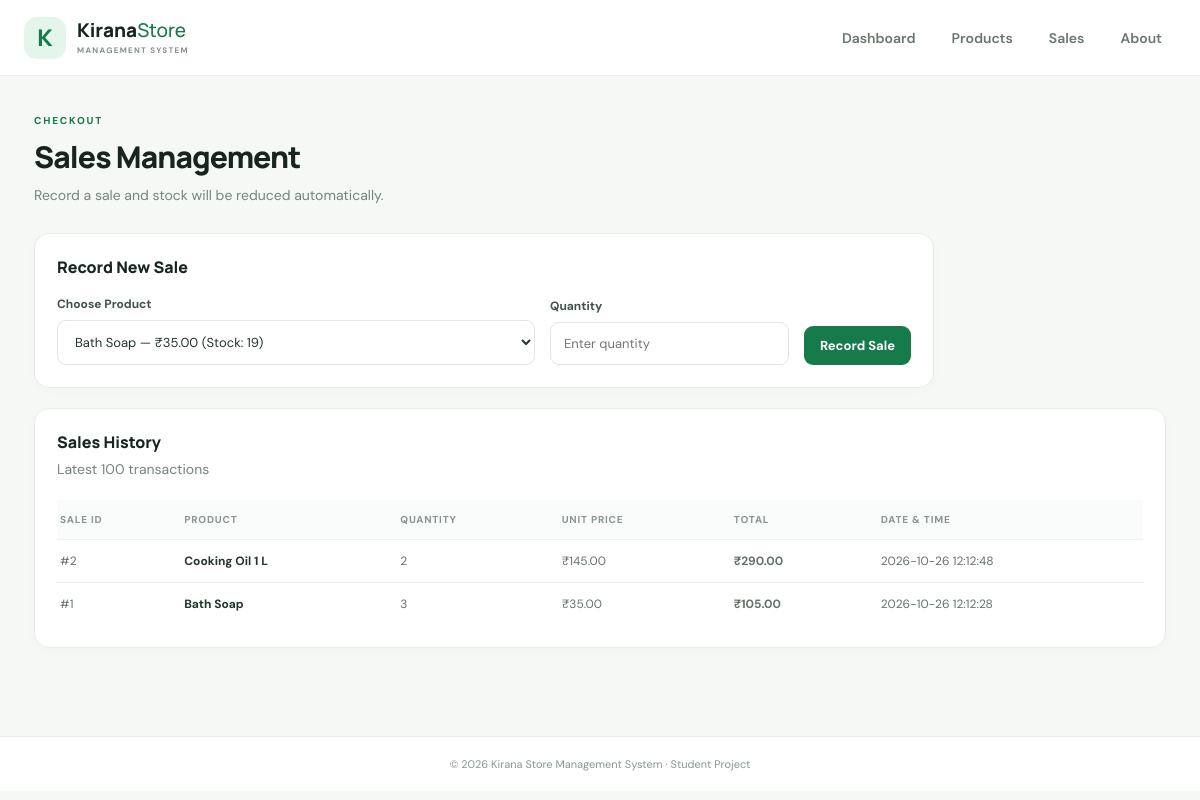
The app's page /sales with its own data.
### tables this page shows
CREATE TABLE sales (
            id INTEGER PRIMARY KEY AUTOINCREMENT,
            product_id INTEGER,
            product_name TEXT NOT NULL,
            quantity INTEGER NOT NULL,
            unit_price REAL NOT NULL,
            total REAL NOT NULL,
            sold_at TEXT NOT NULL DEFAULT CURRENT_TIMESTAMP,
            FOREIGN KEY(product_id) REFERENCES products(id) ON DELETE SET NULL
        );

### app.py (the view, shortened to what this page needs)
@app.route("/sales", methods=["GET", "POST"])
def sales():
    with db() as conn:
        products_list = conn.execute("SELECT * FROM products WHERE quantity > 0 ORDER BY name").fetchall()
        sales_list = conn.execute("SELECT * FROM sales ORDER BY id DESC LIMIT 100").fetchall()
    return render_template("sales.html", products=products_list, sales=sales_list)

### app.py (called while the page is built)
def db():
    conn = sqlite3.connect(DB_PATH)
    conn.row_factory = sqlite3.Row
    conn.execute("PRAGMA foreign_keys = ON")
    return conn

### templates/sales.html (shortened to what this page needs)
{% extends "base.html" %}
{% block content %}
<div class="page-heading"><div><p class="eyebrow">CHECKOUT</p><h1>Sales Management</h1><p class="muted">Record a sale and stock will be reduced automatically.</p></div></div>
<section class="panel sale-form-panel"><h2>Record New Sale</h2><form method="post" class="sale-form">
<label>Choose Product<select name="product_id" required>{% for p in products %}<option value="{{ p.id }}">{{ p.name }} — ₹{{ "%.2f"|format(p.price) }} (Stock: {{ p.quantity }})</option>{% else %}<option value="">No products in stock</option>{% endfor %}</select></label>
<label>Quantity<input name="quantity" type="number" min="1" step="1" required placeholder="Enter quantity"></label><button class="btn primary" type="submit" {% if not products %}disabled{% endif %}>Record Sale</button>
</form></section>
<section class="panel"><div class="panel-heading"><div><h2>Sales History</h2><p class="muted">Latest 100 transactions</p></div></div>
<div class="table-wrap"><table><thead><tr><th>Sale ID</th><th>Product</th><th>Quantity</th><th>Unit Price</th><th>Total</th><th>Date & Time</th></tr></thead><tbody>
{% for s in sales %}<tr><td>#{{ s.id }}</td><td class="product-name">{{ s.product_name }}</td><td>{{ s.quantity }}</td><td>₹{{ "%.2f"|format(s.unit_price) }}</td><td><b>₹{{ "%.2f"|format(s.total) }}</b></td><td>{{ s.sold_at }}</td></tr>{% else %}<tr><td colspan="6" class="empty">No sales have been recorded yet.</td></tr>{% endfor %}
</tbody></table></div></section>
{% endblock %}

### static/style.css (style rules this page uses)
:root { --ink:#17251e;--muted:#77847d;--green:#177a4b;--green-dark:#11633c;--line:#e7ece8;--bg:#f6f8f6;--white:#fff }
* { box-sizing:border-box }
body { margin:0;background:var(--bg);color:var(--ink);font-family:'DM Sans',sans-serif;font-size:14px }
.page-heading { display:flex;justify-content:space-between;align-items:center;gap:20px;margin-bottom:27px }
.eyebrow { font-size:10px;letter-spacing:1.8px;font-weight:800;color:var(--green);margin:0 0 9px }
.page-heading h1 { font:800 30px Manrope,sans-serif;letter-spacing:-.9px;margin:0 0 7px }
.muted { color:var(--muted);margin:0;line-height:1.6 }
.btn { display:inline-flex;align-items:center;justify-content:center;gap:6px;border:0;border-radius:9px;padding:11px 16px;text-decoration:none;font:700 13px 'DM Sans',sans-serif;cursor:pointer;white-space:nowrap }
.primary { background:var(--green);color:#fff }
.stat,.panel,.quick-actions { background:#fff;border:1px solid var(--line);border-radius:15px;box-shadow:0 3px 12px #24382b05 }
.panel { padding:22px;margin-bottom:20px;min-width:0 }
.panel-heading { display:flex;justify-content:space-between;align-items:center;gap:14px;margin-bottom:19px }
.panel h2,.quick-actions h2 { font:800 16px Manrope,sans-serif;margin:0 0 5px }
.table-wrap { width:100%;overflow-x:auto }
table { width:100%;border-collapse:collapse;text-align:left;white-space:nowrap }
th { color:#8b968e;font-size:10px;text-transform:uppercase;letter-spacing:.8px;font-weight:800;background:#fafcfb }
th,td { padding:13px 12px;border-bottom:1px solid #edf0ed }
th:first-child,td:first-child { padding-left:3px }
td { font-size:12px;color:#657269 }
tbody tr:last-child td { border-bottom:0 }
.product-name { color:#24362b;font-weight:700 }
input,select { width:100%;padding:12px 13px;border:1px solid #dfe7e1;border-radius:9px;font:13px 'DM Sans',sans-serif;color:#24362b;background:#fff;outline:none }
.product-form label,.sale-form label { display:flex;flex-direction:column;gap:8px;font-weight:700;font-size:12px;color:#425148 }
.sale-form-panel { max-width:900px }
.sale-form { display:grid;grid-template-columns:2fr 1fr auto;align-items:end;gap:15px;margin-top:18px }

### records on screen
sales: id "2", product_name "Cooking Oil 1 L", quantity "2", unit_price "145.00", total "290.00", sold_at "2026-10-26 12:12:48"
sales: id "1", product_name "Bath Soap", quantity "3", unit_price "35.00", total "105.00", sold_at "2026-10-26 12:12:28"

### other values on screen
form field product_id "Bath Soap — ₹35.00 (Stock: 19)"
